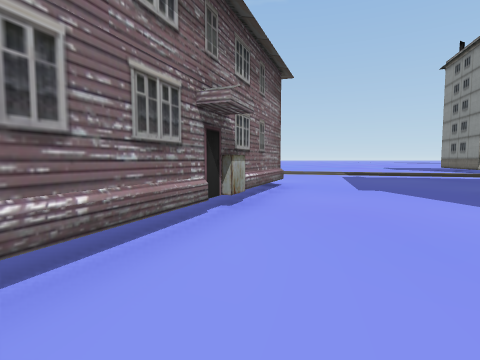
View 1 (above)

22 first-person views from a walk through a 3-D level made in the Unity game engine. The camera is 1.4 m above the floor, tilts 4° down and sees 80° across. The floor is counted in squares, 2 m on a side. Each view is taken from the middle of a square. On the plan, view 1 faces up. The plan holds only what a view shows up to about 10 squares ahead; the rest is blank. The place goes on beyond the plan.

View 2
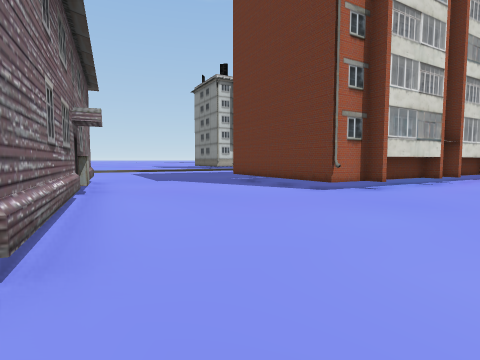

View 3
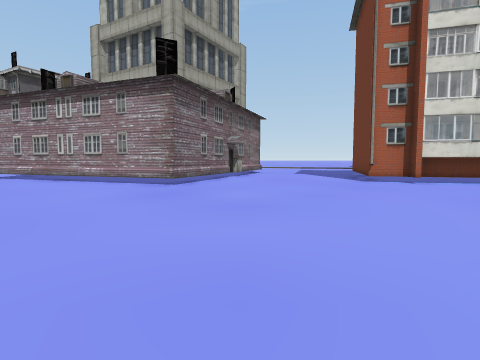

View 4
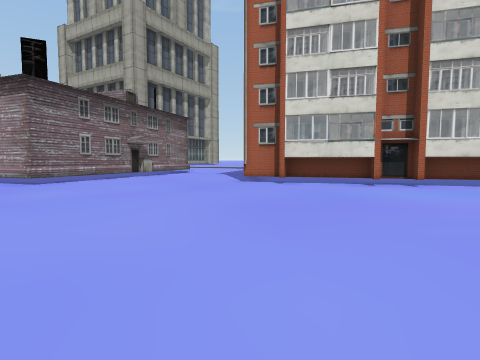

View 5
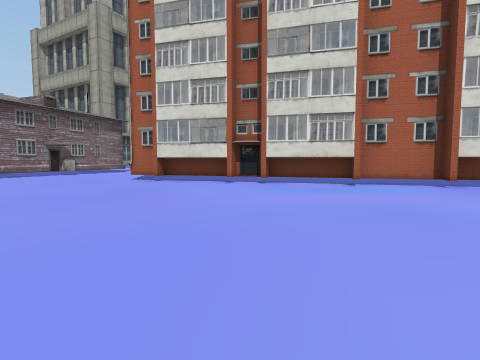

View 6
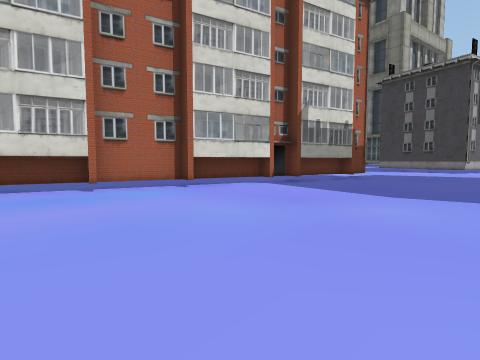

View 7
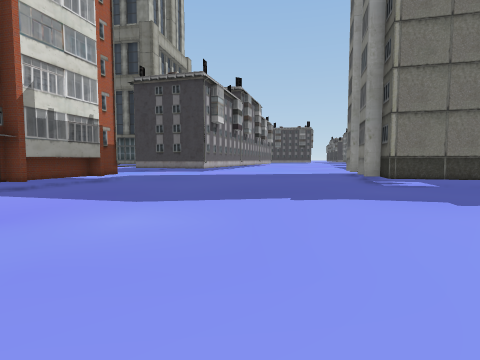

View 8
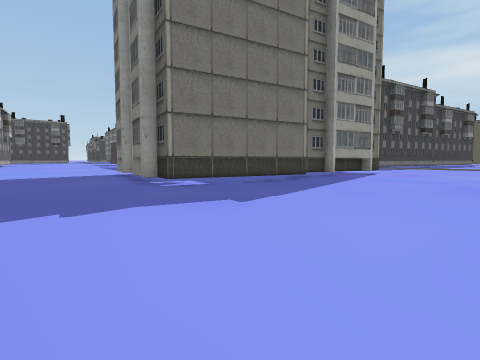

View 9
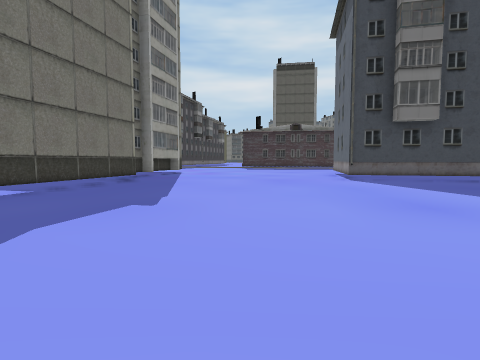

View 10
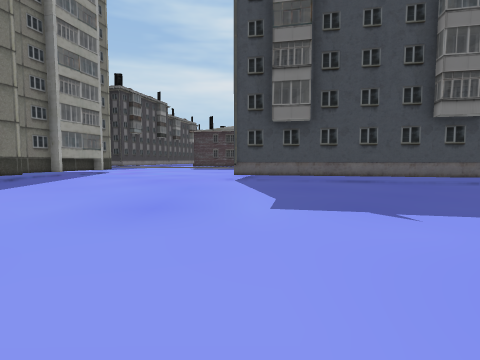

View 11
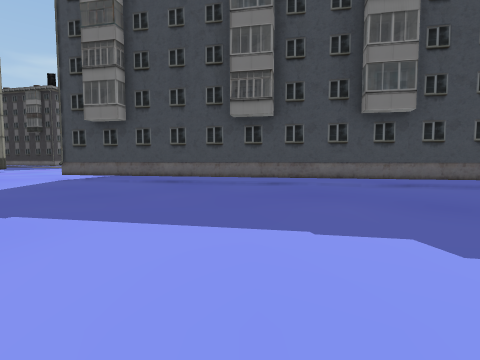

View 12
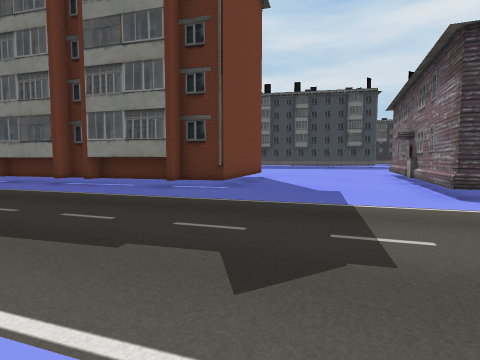

View 13
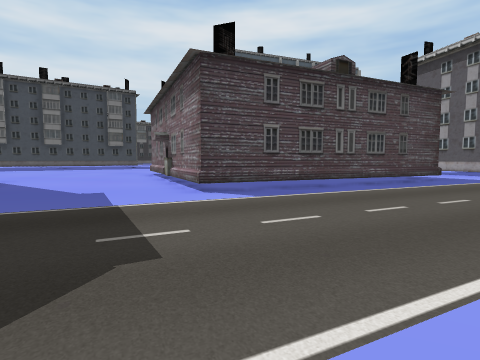

View 14
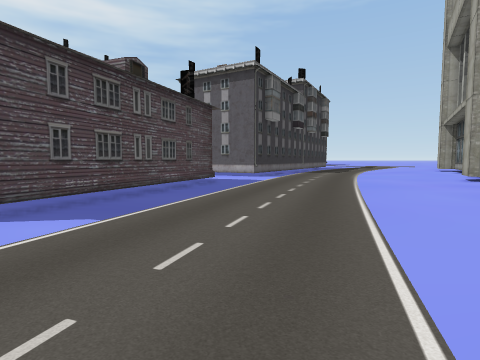

View 15
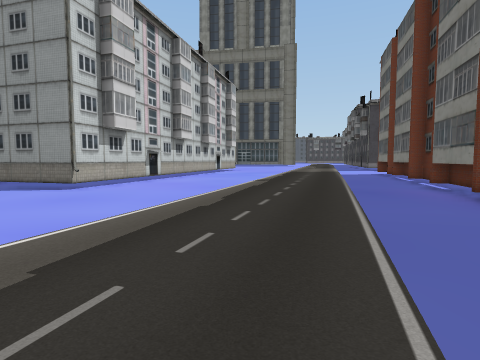

View 16
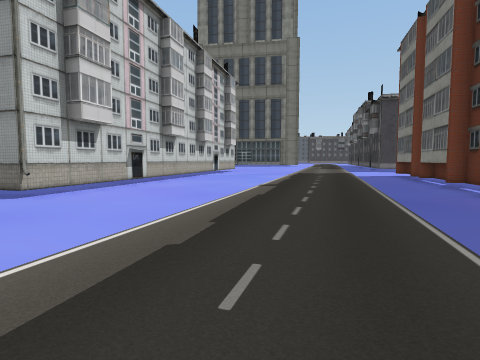

View 17
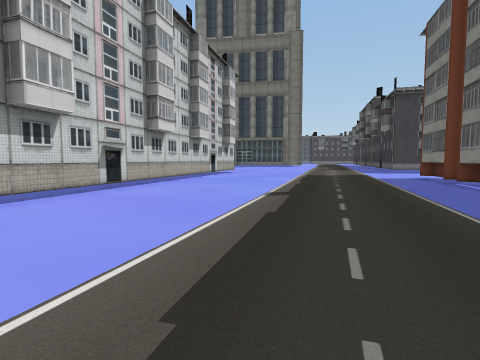

View 18
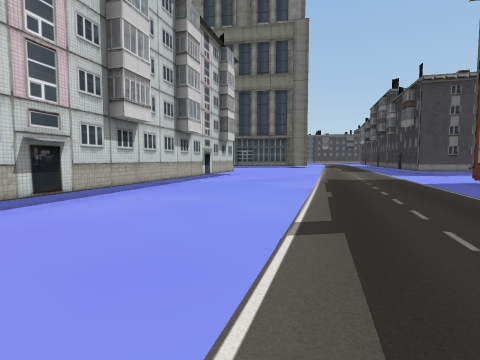

View 19
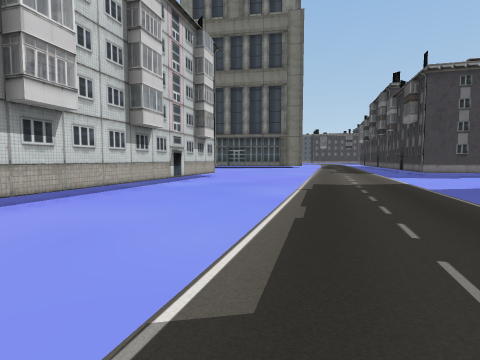

View 20
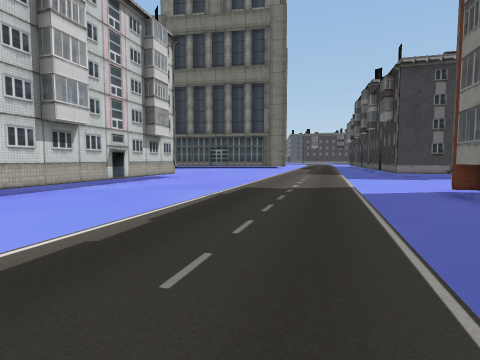

View 21
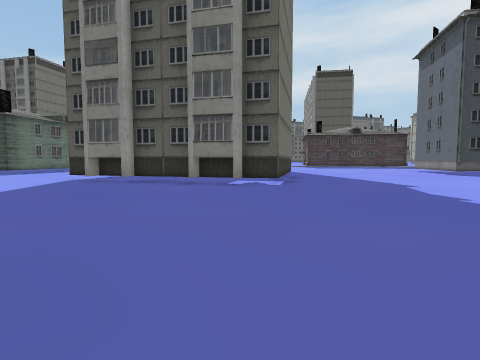

View 22
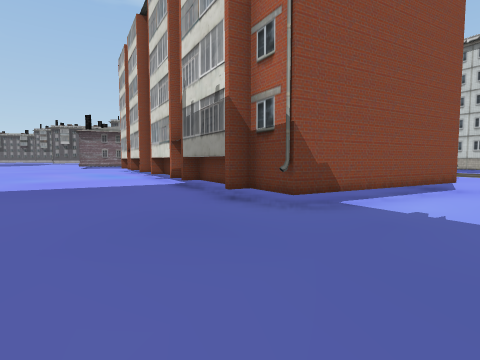

### Floor plan
Key: @ floor where view 1 was taken; # wall or solid block; . main floor; : floor 0.25 m higher than the main floor; / step, stairs or slope.
Columns run from 6 left of view 1 to 24 right of it. Each row starts with its distance up from view 1.
 16  //.....         ..#
 15  :://....       ...####
 14  ::::://..    ........####
 13  /::::::://. ............#####
 12 ...//::::::://...............##
 11 #...../:::::::://.............
 10 ###.....//:::::::://...........
  9   ###......//:::::::://........
  8     ####......//:::::::://.....
  7       ##.........//::::::::///.
  6       #.....##......///::::::::
  5      ##....#####........//:::::
  4      #.....#   ####........//::
  3      #.....#      ######....../
  2 ##  ##.....#           #  #....
  1 .####......###            ##...
  0 ....#.@.....#####          #...
 -1 ................#####      #.
 -2  ...................####  ##..
 -3   .....................####...
 -4   ............................
 -5    ...........................
 -6     ..........................
 -7      .........................
 -8       . ...  .................
 -9        ..... ..................
-10       .........................
-11      ..........................
-12      ...................###....
-13     ....................#######
-14    .....................#    ##
-15    ####................##
-16       ######...........#
-17            #####.......#
-18                   ....
-19                   ...
-20                   ..

Where each view was taken, in squares from view 1:
view 1: 0 up, 0 right, facing up
view 2: 2 down, 2 left, facing up-right
view 3: 8 down, 0 right, facing up
view 4: 8 down, 4 right, facing up
view 5: 9 down, 8 right, facing up
view 6: 8 down, 9 right, facing up-right
view 7: 8 down, 10 right, facing right
view 8: 8 down, 11 right, facing down-right
view 9: 7 down, 13 right, facing down
view 10: 7 down, 9 right, facing down
view 11: 7 down, 3 right, facing down
view 12: 13 up, 5 right, facing down
view 13: 13 up, 5 right, facing down-left
view 14: 12 up, 5 right, facing left
view 15: 10 up, 4 right, facing right
view 16: 10 up, 6 right, facing right
view 17: 10 up, 8 right, facing right
view 18: 10 up, 11 right, facing right
view 19: 9 up, 13 right, facing right
view 20: 7 up, 14 right, facing right
view 21: 4 down, 19 right, facing down
view 22: 7 down, 23 right, facing up-left
